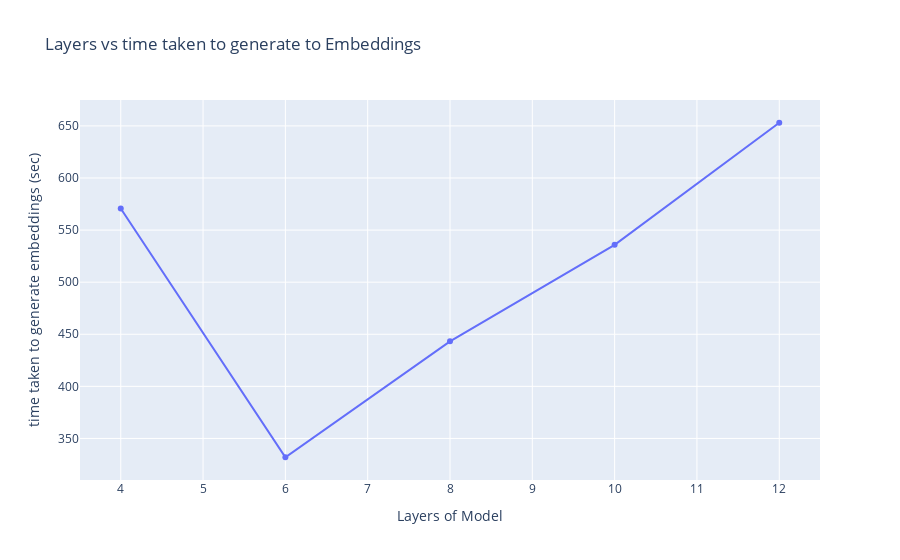

Notebook cell for this chart:
### Markdown cell above
# Graph between the layers and time taken to generate the embeddings

### Code cell
fig_model_size = go.Figure()
fig_model_size.add_trace(go.Scatter(x=layers, y=time_embedding_generation, mode='lines+markers'))
fig_model_size.update_layout(title='Layers vs time taken to generate to Embeddings ', xaxis_title='Layers of Model', yaxis_title='time taken to generate embeddings (sec)')
fig_model_size.show()

### Figure 1 — Plotly figure (JSON) as saved in the notebook; plotly's stock layout.template omitted (floating-point values rounded to 4 significant figures)
{"data": [{"mode": "lines+markers", "type": "scatter", "x": [4, 6, 8, 10, 12], "y": [570.8, 331.9, 443.2, 535.9, 653.0]}], "layout": {"title": {"text": "Layers vs time taken to generate to Embeddings "}, "xaxis": {"title": {"text": "Layers of Model"}}, "yaxis": {"title": {"text": "time taken to generate embeddings (sec)"}}}}
